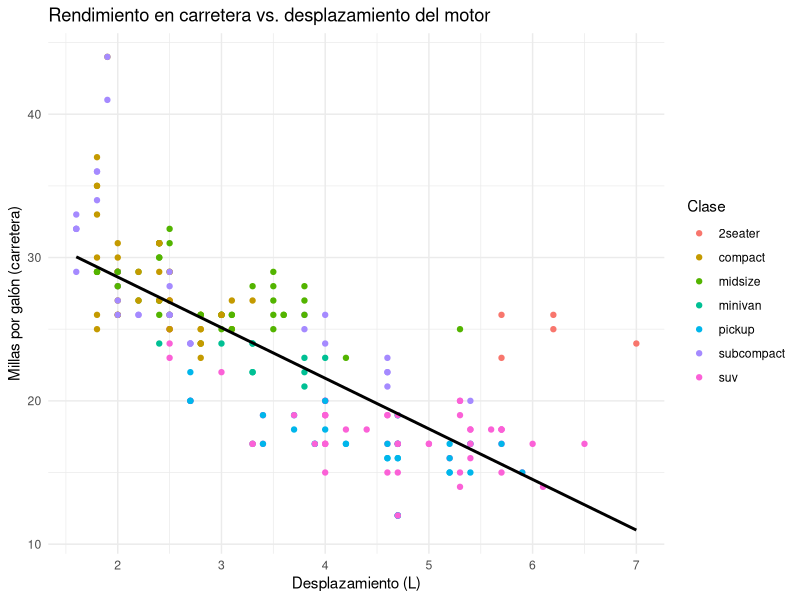
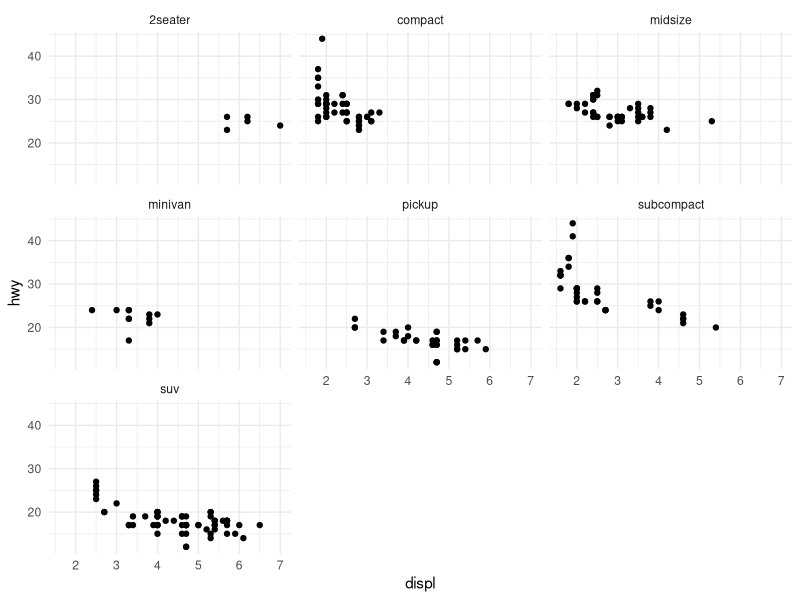
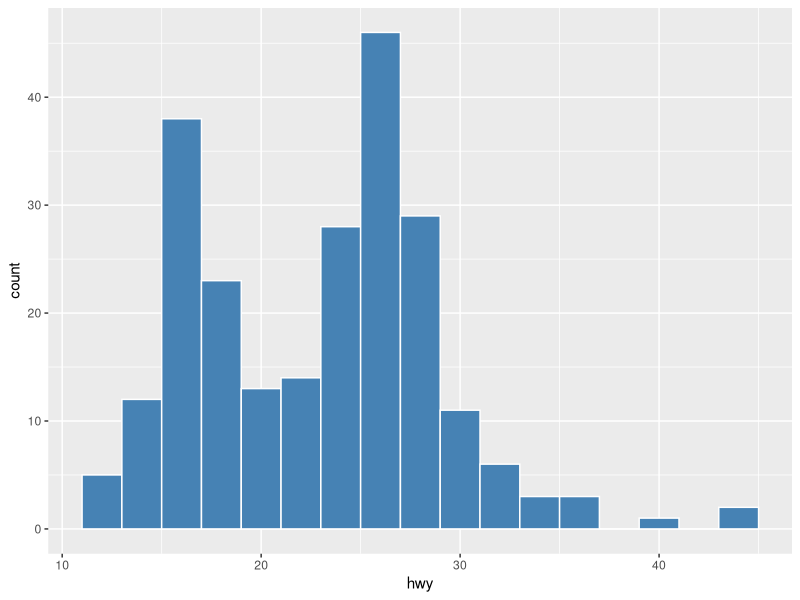
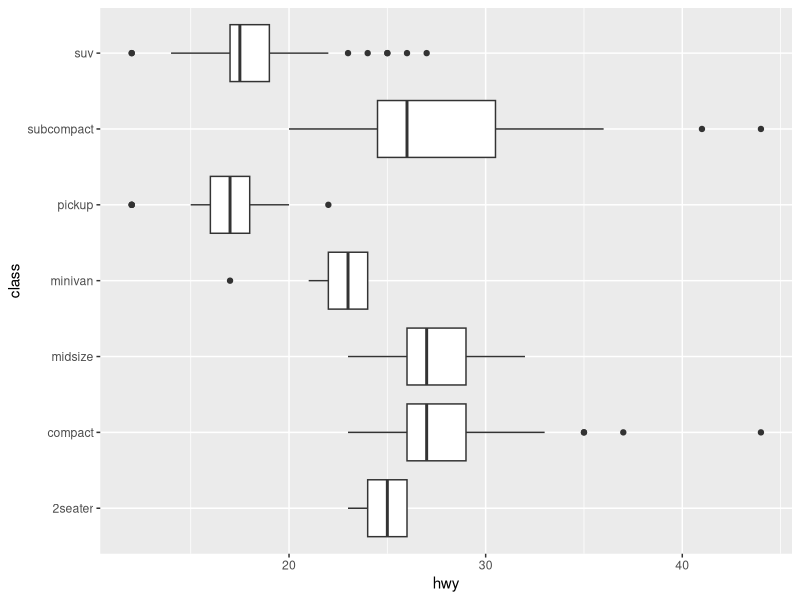
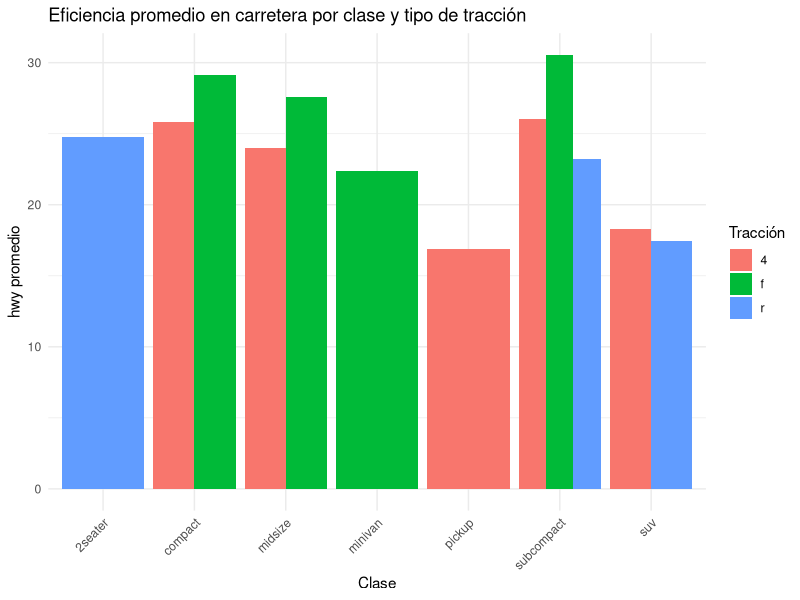

The R source for these figures, in order:
# =============================================================================
# Sesión 4 — Día 2 · tarde — Agregación, tidyr y ggplot2
# Curso de nivelación en R — CIMAT Aguascalientes
# =============================================================================
#
# Objetivo de la sesión (2h):
#   Agregar datos con group_by()+summarize(), reformar tablas con tidyr y
#   construir las primeras visualizaciones con ggplot2.

library(tidyverse)
datos <- as_tibble(mpg)

# -----------------------------------------------------------------------------
# 1. group_by() + summarize(): el equivalente de un group-by/aggregate
# -----------------------------------------------------------------------------

datos %>%
  group_by(class) %>%
  summarize(
    n = n(),
    hwy_prom = mean(hwy),
    hwy_sd = sd(hwy)
  ) %>%
  arrange(desc(hwy_prom))

# Todo se encadena con el pipe %>%
resumen_fabricante <- datos %>%
  filter(cyl >= 6) %>%
  group_by(manufacturer) %>%
  summarize(hwy_prom = mean(hwy), .groups = "drop") %>%
  arrange(desc(hwy_prom))
resumen_fabricante

# -----------------------------------------------------------------------------
# 2. tidyr: reformar datos (long <-> wide) y joins
# -----------------------------------------------------------------------------

ancho <- tibble(
  pais = c("MX", "US", "CA"),
  y2020 = c(10, 20, 15),
  y2021 = c(12, 22, 14)
)

largo <- ancho %>%
  pivot_longer(cols = starts_with("y"), names_to = "anio", values_to = "valor")
largo

largo %>% pivot_wider(names_from = anio, values_from = valor)

# joins: igual que en SQL
poblacion <- tibble(pais = c("MX", "US", "CA"), poblacion_m = c(128, 331, 38))
largo %>% left_join(poblacion, by = "pais")

# Con datos reales del curso: dos tablas relacionadas por isbn
libros <- read_csv("data/libros.csv")
prestamos <- read_csv("data/prestamos.csv")

prestamos %>%
  left_join(libros, by = "isbn") %>%
  count(genero, sort = TRUE)

# -----------------------------------------------------------------------------
# 3. ggplot2: gramática de gráficos
# -----------------------------------------------------------------------------
# Estructura: ggplot(data, aes(x, y, ...)) + geom_*() + ajustes

ggplot(datos, aes(x = displ, y = hwy)) +
  geom_point(aes(color = class)) +
  geom_smooth(method = "lm", se = FALSE, color = "black") +
  labs(
    title = "Rendimiento en carretera vs. desplazamiento del motor",
    x = "Desplazamiento (L)", y = "Millas por galón (carretera)",
    color = "Clase"
  ) +
  theme_minimal()

# Facetas: un panel por categoría
ggplot(datos, aes(x = displ, y = hwy)) +
  geom_point() +
  facet_wrap(~ class) +
  theme_minimal()

# Distribuciones
ggplot(datos, aes(x = hwy)) +
  geom_histogram(binwidth = 2, fill = "steelblue", color = "white")

ggplot(datos, aes(x = class, y = hwy)) +
  geom_boxplot() +
  coord_flip()

# =============================================================================
# EJERCICIOS
# =============================================================================

# 1. Con `mpg`, filtra drv == "4" y calcula el promedio de hwy por
#    manufacturer, ordenado de mayor a menor.

# 2. Crea una columna nueva `eficiente` (TRUE si hwy > 30) y grafica un
#    boxplot de displ separado por esa nueva variable.

# 3. Usa pivot_wider() sobre `datos %>% count(class, drv)` para obtener una
#    tabla con clases como filas y tipos de tracción (drv) como columnas.

# 4. (Reto) Reproduce con ggplot2 un gráfico de dispersión de cty vs hwy,
#    coloreado por class, con una línea de tendencia por clase
#    (geom_smooth(method = "lm") dentro de aes(color = class)).

# =============================================================================
# EJEMPLO: eficiencia promedio por clase y tipo de tracción
# =============================================================================
# Combina group_by con más de una variable, pivot_wider y un gráfico de
# barras agrupado -- un flujo de análisis exploratorio típico de principio
# a fin.

resumen_completo <- datos %>%
  group_by(class, drv) %>%
  summarize(hwy_prom = mean(hwy), n = n(), .groups = "drop")
resumen_completo

# Tabla ancha: una columna por tipo de tracción, más fácil de leer de un
# vistazo que la versión larga de arriba
resumen_completo %>%
  select(class, drv, hwy_prom) %>%
  pivot_wider(names_from = drv, values_from = hwy_prom)

# Gráfico de barras agrupado: una barra por combinación class x drv
ggplot(resumen_completo, aes(x = class, y = hwy_prom, fill = drv)) +
  geom_col(position = "dodge") +
  labs(
    title = "Eficiencia promedio en carretera por clase y tipo de tracción",
    x = "Clase", y = "hwy promedio", fill = "Tracción"
  ) +
  theme_minimal() +
  theme(axis.text.x = element_text(angle = 45, hjust = 1))

# 5. Usando `datos` (mpg), agrupa por manufacturer y drv, calcula el
#    promedio de cty por grupo, y grafica un gráfico de barras agrupado
#    (geom_col(position = "dodge")) coloreado por drv.

# 6. (Reto) Usa pivot_longer() sobre mpg para poner cty y hwy en una sola
#    columna `tipo_millas` con su valor en `millas`, y grafica un boxplot
#    de `millas` por `tipo_millas`, coloreado por esa misma variable.

# 7. Importa data/ventas.csv, agrupa por categoria y calcula el monto total
#    y el promedio. Grafica un geom_col() del monto total por categoria.

# 8. Une prestamos con libros (left_join por isbn) y calcula, por genero, la
#    duracion promedio del prestamo en dias (fecha_devolucion - fecha_prestamo,
#    solo para los ya devueltos). ¿Qué género se presta por más tiempo?
